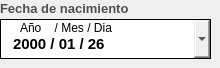
                    <widget class="QFrame" name="espacio_fecha_nacimiento">
                     <property name="minimumSize">
                      <size>
                       <width>200</width>
                       <height>0</height>
                      </size>
                     </property>
                     <widget class="QLabel" name="label_cedula_2">
                      <property name="geometry">
                       <rect>
                        <x>0</x>
                        <y>0</y>
                        <width>134</width>
                        <height>16</height>
                       </rect>
                      </property>
                      <property name="font">
                       <font>
                        <family>Arial</family>
                        <pointsize>10</pointsize>
                        <weight>75</weight>
                        <italic>false</italic>
                        <bold>true</bold>
                       </font>
                      </property>
                      <property name="styleSheet">
                       <string notr="true">QLabel{
	
	
	color: rgb(80, 80, 80);

	border-color: #ffffff;


}
</string>
                      </property>
                      <property name="text">
                       <string>Fecha de nacimiento</string>
                      </property>
                      <property name="scaledContents">
                       <bool>false</bool>
                      </property>
                     </widget>
                     <widget class="QDateEdit" name="dateedit_fecha_nacimiento">
                      <property name="geometry">
                       <rect>
                        <x>0</x>
                        <y>19</y>
                        <width>211</width>
                        <height>40</height>
                       </rect>
                      </property>
                      <property name="minimumSize">
                       <size>
                        <width>0</width>
                        <height>40</height>
                       </size>
                      </property>
                      <property name="font">
                       <font>
                        <family>Arial</family>
                        <pointsize>11</pointsize>
                        <weight>75</weight>
                        <italic>false</italic>
                        <bold>true</bold>
                       </font>
                      </property>
                      <property name="toolTip">
                       <string>Año/Mes/Dia</string>
                      </property>
                      <property name="styleSheet">
                       <string notr="true">QDateEdit{

	padding-left:10px;
	padding-top:10px;
	border:1px solid #000000 ;

}

QDateEdit:focus {
    border: 2px solid #0078d7;   /* Borde azul cuando está en foco */
    background-color: #e0f7ff;   /* Fondo azul claro */
}

QDateEdit:focus {
    border: 2px solid #0078d7;   /* Borde azul cuando está en foco */
    background-color: #e0f7ff;   /* Fondo azul claro */
}




QDateEdit QAbstractItemView {
    border: 1px solid #ccc;
    background-color: white;
    color: #333;
    padding: 5px;  /* Margen interno de la lista */
    spacing: 10px; /* Espaciado entre los elementos (algunas versiones de Qt lo admiten) */
}

QDateEdit QAbstractItemView::item {
    padding: 8px; /* Espaciado interno de cada elemento */
    margin: 4px; /* Separación entre los elementos */
}

QDateEdit QAbstractItemView::item:hover {
    background-color: #c5c1c1;
    color: white;
}

QDateEdit:disabled {
        background-color:rgb(189, 189, 189);
        color: #808080;
        border: 1px solid rgb(127, 127, 127);
    }


QCalendarWidget {
                background-color: white;
                border: 1px solid #d0d0d0;
                border-radius: 8px;
                font-family: Arial, sans-serif;
            }
            
            /* Barra superior con mes y año */
            QCalendarWidget QWidget#qt_calendar_navigationbar {
                background-color: #4a90e2;
                color: white;
                border-top-left-radius: 7px;
                border-top-right-radius: 7px;
                padding: 5px;
            }
            
            /* Botones de navegación */
            QCalendarWidget QToolButton {
                background-color: transparent;
                color: white;
                font-weight: bold;
                border: none;
                padding: 5px;
                border-radius: 3px;
            }
            
            QCalendarWidget QToolButton:hover {
                background-color: rgba(255, 255, 255, 0.2);
            }
            
            /* Días de la semana */
            QCalendarWidget QHeaderView::section {
                background-color: #f8f9fa;
                color: #555555;
                font-weight: bold;
                padding: 8px;
                border: none;
                border-bottom: 1px solid #e0e0e0;
            }
            
            /* Días normales */
            QCalendarWidget QAbstractItemView:enabled {
                color: #333333;
                background-color: white;
                selection-background-color: #4a90e2;
                selection-color: white;
                outline: none;
                border: none;
            }
            
            /* Día actual */
            QCalendarWidget QAbstractItemView:enabled:focus {
                background-color: #e8f4fd;
                color: #4a90e2;
                font-weight: bold;
            }
            
            /* Días de otros meses */
            QCalendarWidget QAbstractItemView:enabled:!selected {
                color: #aaaaaa;
            }
            
            /* Efecto hover sobre los días */
            QCalendarWidget QAbstractItemView:enabled:hover {
                background-color: #f0f7ff;
            }
            
            /* Fines de semana */
            QCalendarWidget QAbstractItemView:enabled:selected:alternate {
                background-color: #4a90e2;
                color: white;
            }


</string>
                      </property>
                      <property name="wrapping">
                       <bool>false</bool>
                      </property>
                      <property name="frame">
                       <bool>true</bool>
                      </property>
                      <property name="accelerated">
                       <bool>true</bool>
                      </property>
                      <property name="keyboardTracking">
                       <bool>true</bool>
                      </property>
                      <property name="showGroupSeparator" stdset="0">
                       <bool>true</bool>
                      </property>
                      <property name="currentSection">
                       <enum>QDateTimeEdit::YearSection</enum>
                      </property>
                      <property name="displayFormat">
                       <string>yyyy / MM / dd</string>
                      </property>
                      <property name="calendarPopup">
                       <bool>true</bool>
                      </property>
                      <property name="currentSectionIndex">
                       <number>0</number>
                      </property>
                      <property name="date">
                       <date>
                        <year>2000</year>
                        <month>1</month>
                        <day>26</day>
                       </date>
                      </property>
                     </widget>
                     <widget class="QLabel" name="label_6">
                      <property name="geometry">
                       <rect>
                        <x>20</x>
                        <y>20</y>
                        <width>101</width>
                        <height>16</height>
                       </rect>
                      </property>
                      <property name="styleSheet">
                       <string notr="true">background:none;</string>
                      </property>
                      <property name="text">
                       <string>Año    / Mes / Dia</string>
                      </property>
                     </widget>
                    </widget>
